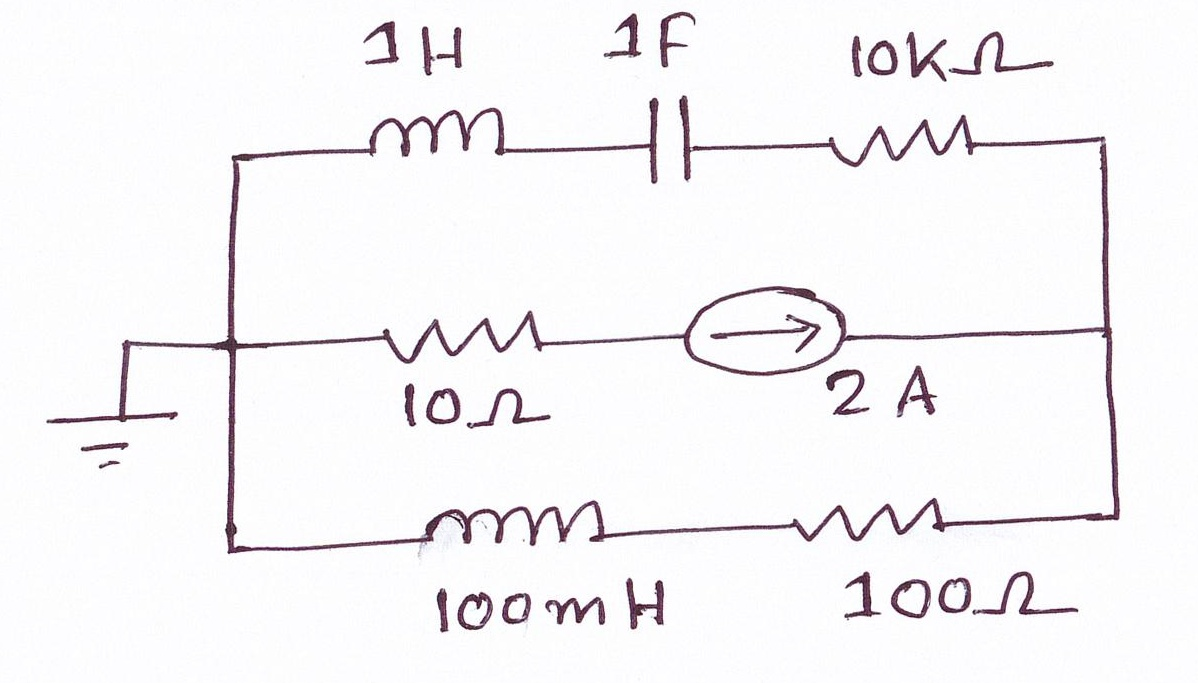
#> input picture data/inputs/cir1.jpg, 1198 x 683 px; its folder holds only this picture in this run
$ python -i scanify_folder.py   (imports and definitions only)
#> lines starting #> are read from the running program, lines starting #| are printed output that depends on the picture
#> further down, picture is the input picture: PIL image 1198x683 RGB; mean R, G, B 245.5, 243.9, 245.8
import os
from glob import glob
from PIL import Image, ImageFilter, ImageOps, ImageEnhance

IN_DIR  = "/root/autodl-tmp/final_result/src_img"
OUT_DIR = "/root/autodl-tmp/final_result/src_img_scanned"

# [1 line not run here, left out]

def scanify(im: Image.Image) -> Image.Image:
    # 1) 保留 RGB，不直接灰度化
    im = im.convert("RGB")

    # 2) 用灰度估计背景光照（只用于计算光照场）
    g = ImageOps.grayscale(im)
    bg = g.filter(ImageFilter.GaussianBlur(radius=25))
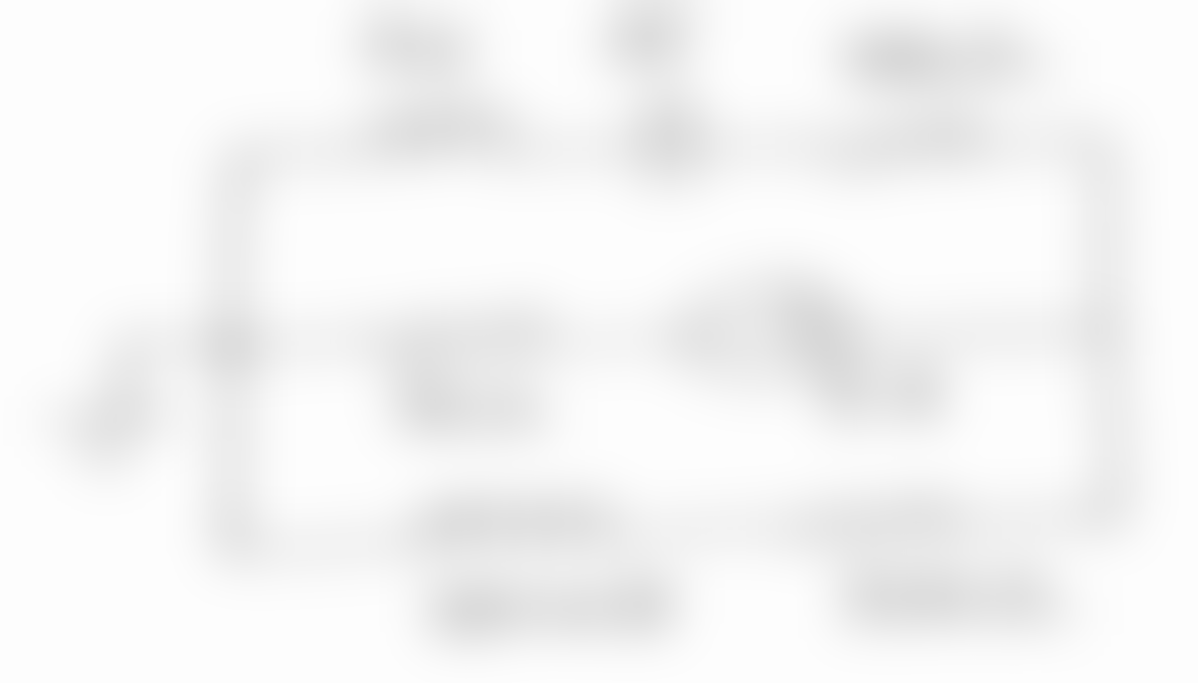
#> bg: PIL image 1198x683 L; min 216, max 253, mean 244.6

    # 3) 计算光照归一化因子：scale = 255 / bg
    g_px = g.load()
    bg_px = bg.load()
    w, h = g.size
#> w = 1198; h = 683

    # 4) 对 RGB 每个通道做同一个光照归一化（保留颜色比例）
    r, gch, b = im.split()
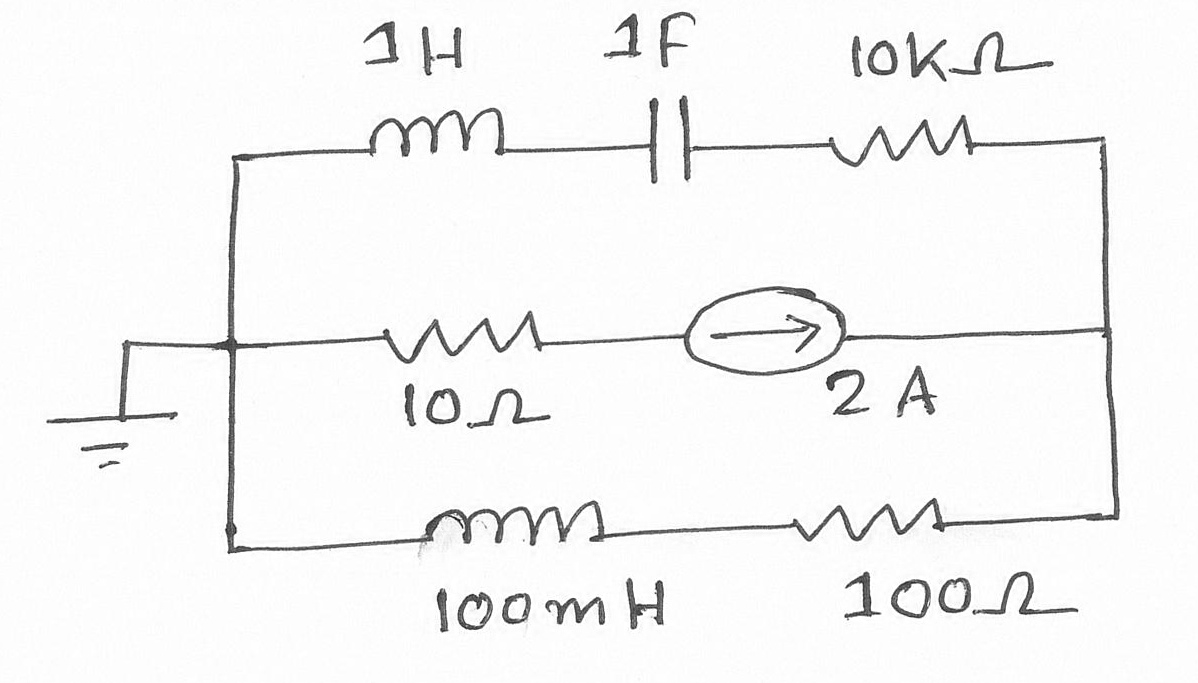
#> r: PIL image 1198x683 L; min 8, max 255, mean 245.5
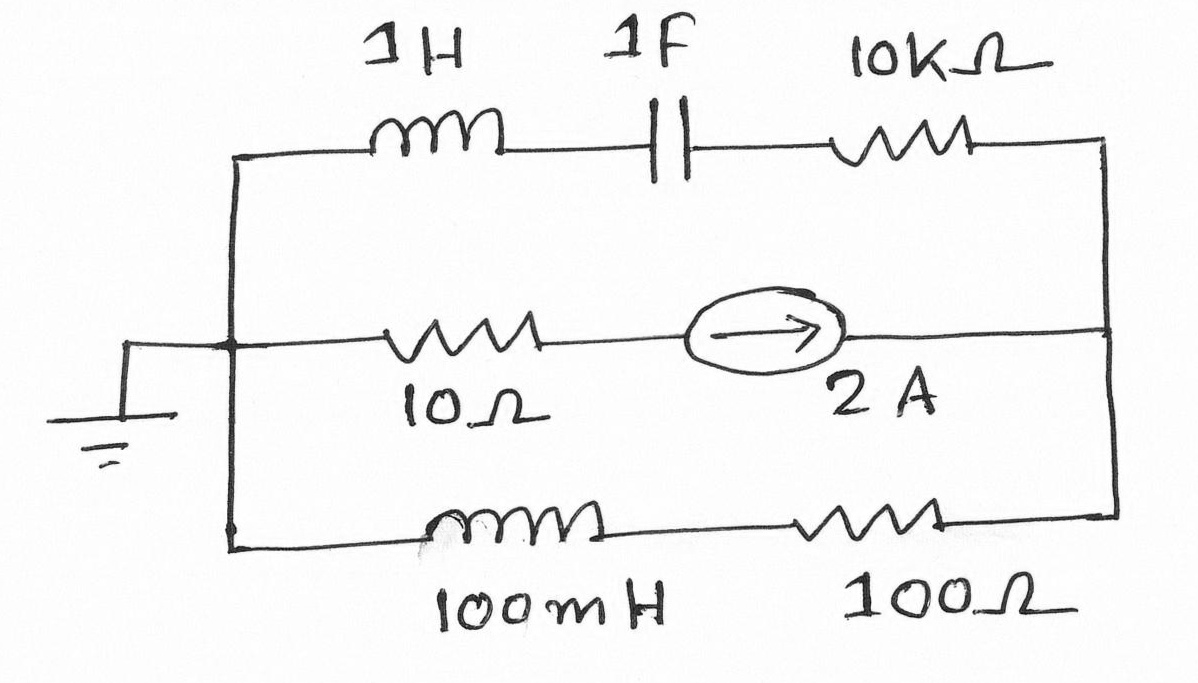
#> gch: PIL image 1198x683 L; min 0, max 255, mean 243.9
    rp, gp, bp = r.load(), gch.load(), b.load()

    out = Image.new("RGB", (w, h), (255, 255, 255))
#> out: PIL image 1198x683 RGB; every value is 255
    outp = out.load()

    for y in range(h):
        for x in range(w):
            bgl = bg_px[x, y]
            if bgl < 1:
                bgl = 1
            scale = 255.0 / float(bgl)

            rr = int(min(255, rp[x, y] * scale))
            gg = int(min(255, gp[x, y] * scale))
            bb = int(min(255, bp[x, y] * scale))
            outp[x, y] = (rr, gg, bb)

    # 5) 自动对比 + 轻微对比增强（别太狠）
    out = ImageOps.autocontrast(out, cutoff=1)
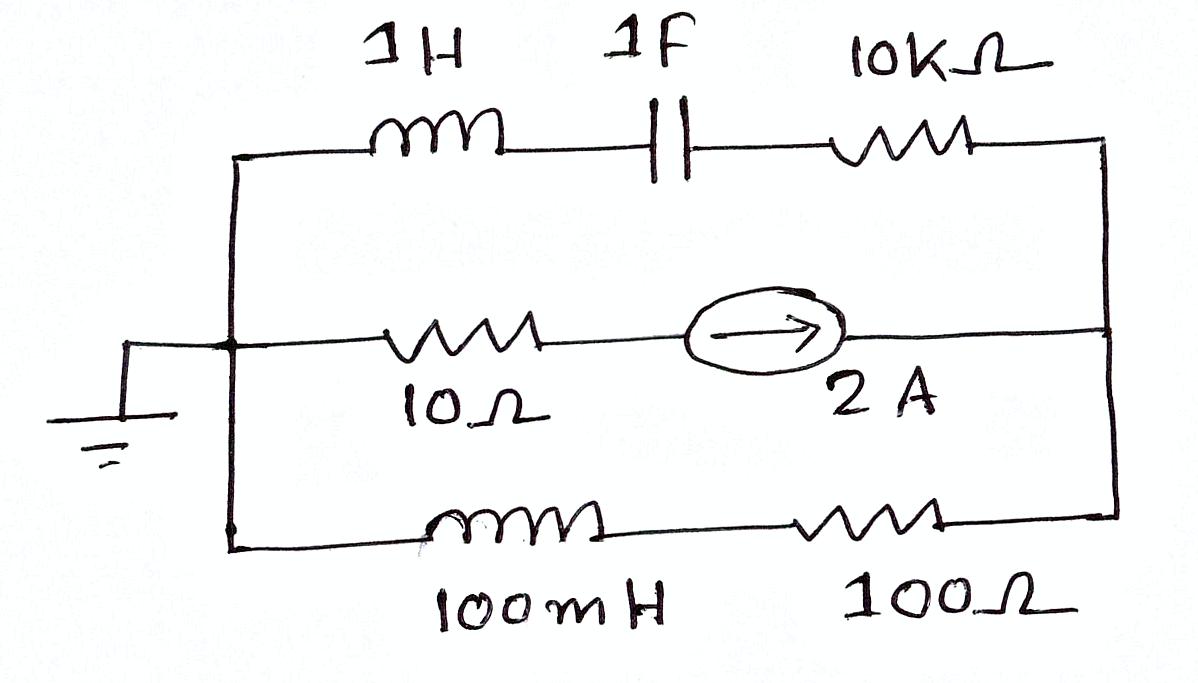
#> out: PIL image 1198x683 RGB; mean R, G, B 243.7, 244.3, 244.6
    out = ImageEnhance.Contrast(out).enhance(1.15)

    # 6) 轻微去饱和（模拟扫描件，但不要变成纯黑）
    out = ImageEnhance.Color(out).enhance(0.85)

    return out

imgs = []
# [2 lines not run here, left out]

imgs = sorted(imgs)
# [10 lines not run here, left out]

>>> from PIL import Image
>>> picture = Image.open('../data/inputs/cir1.jpg')
>>> result = scanify(picture)

$ run again, on data/inputs/cir2.jpg
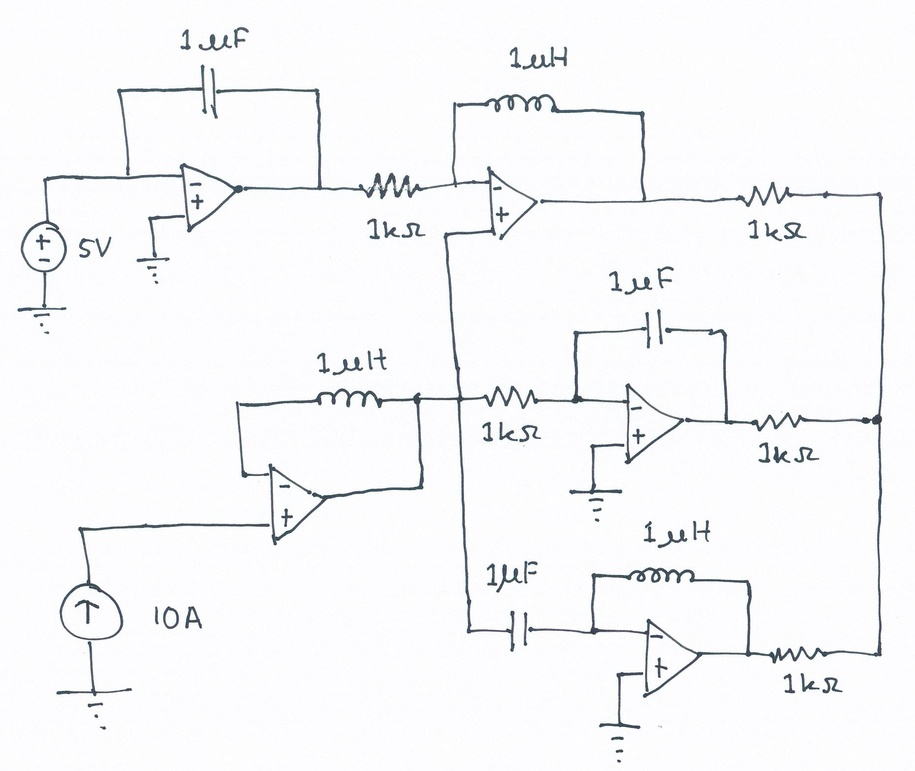
#> input picture data/inputs/cir2.jpg, 915 x 771 px, shrunk from 1852 x 1562 before the run
#> picture is the input picture: PIL image 915x771 RGB; mean R, G, B 246.6, 247, 248.7
#> in scanify, `bg = g.filter(ImageFilter.GaussianBlur(radius=25))`:
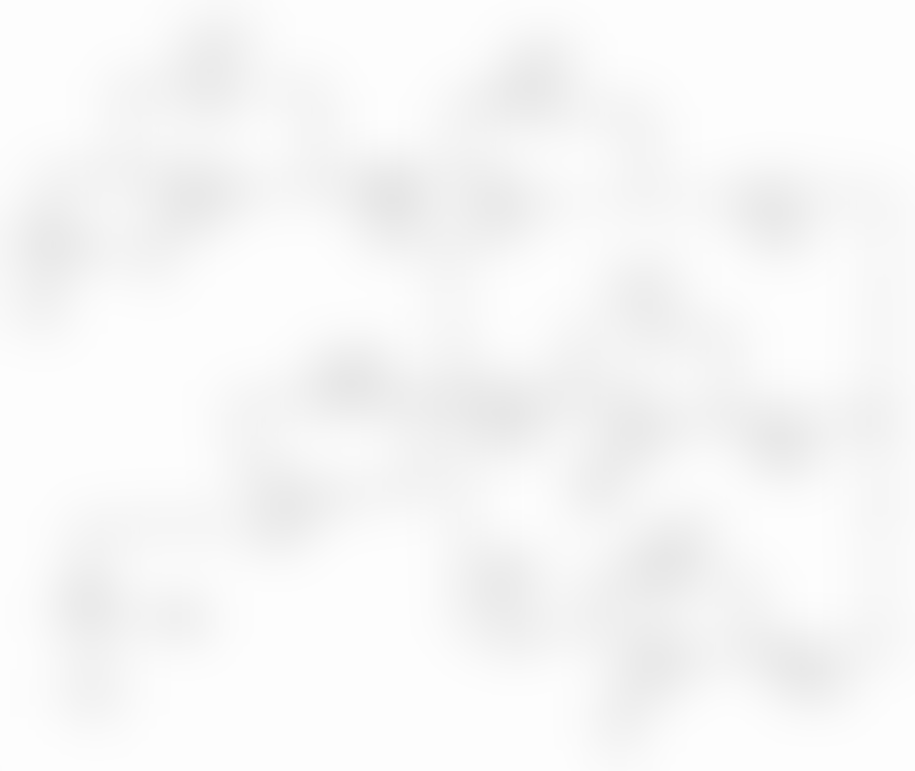
#> bg: PIL image 915x771 L; min 230, max 253, mean 247.1
#> in scanify, `out = ImageOps.autocontrast(out, cutoff=1)`:
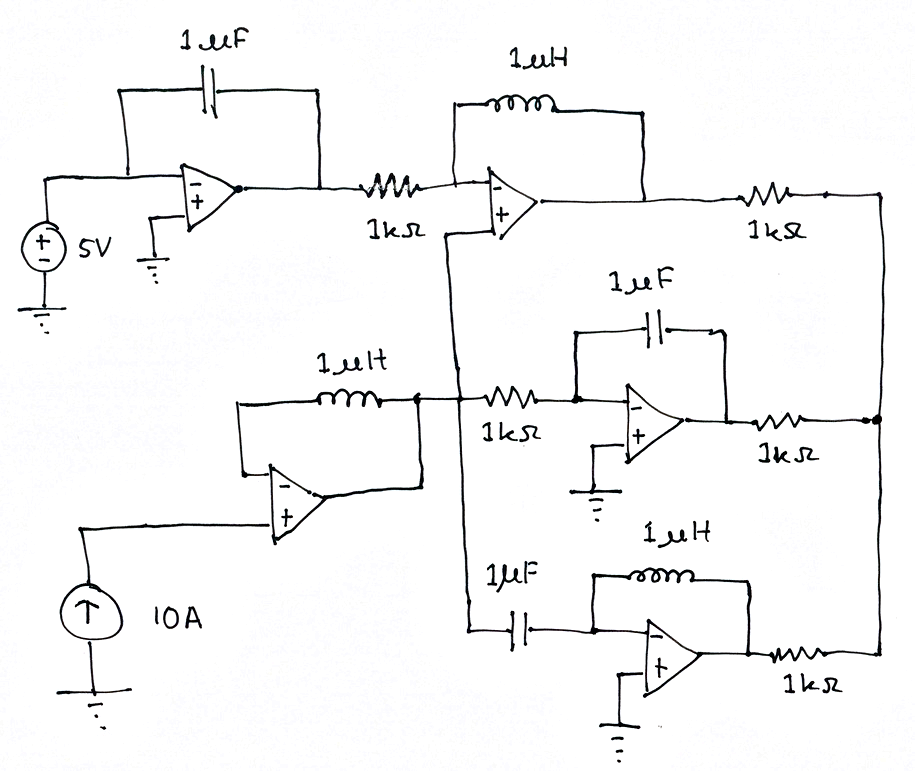
#> out: PIL image 915x771 RGB; mean R, G, B 246.7, 246.8, 247.1

$ run again, on data/inputs/cir4.jpg
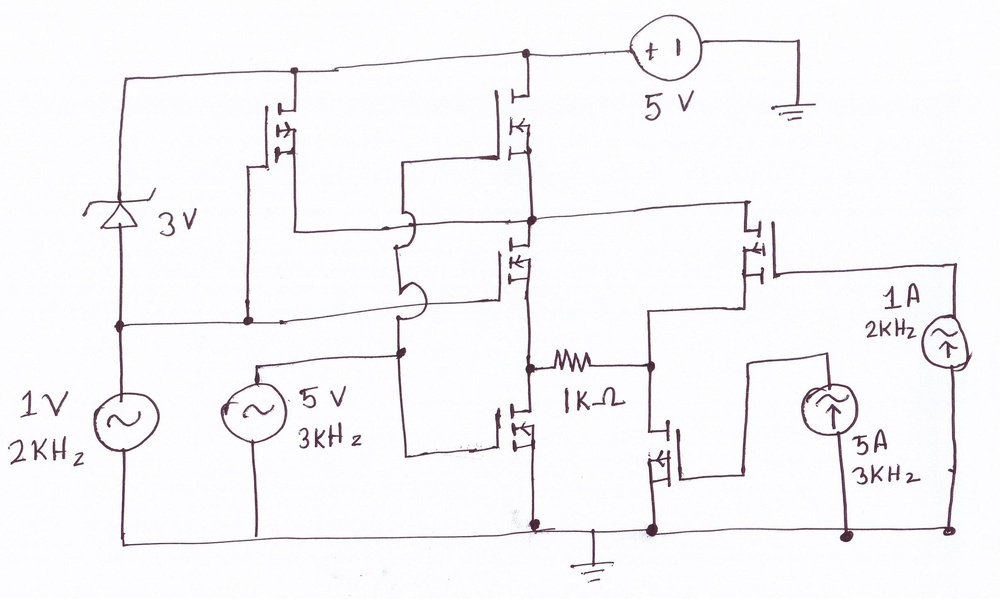
#> input picture data/inputs/cir4.jpg, 1000 x 599 px, shrunk from 2447 x 1465 before the run
#> picture is the input picture: PIL image 1000x599 RGB; mean R, G, B 246.6, 245.7, 247.7
#> in scanify, `bg = g.filter(ImageFilter.GaussianBlur(radius=25))`:
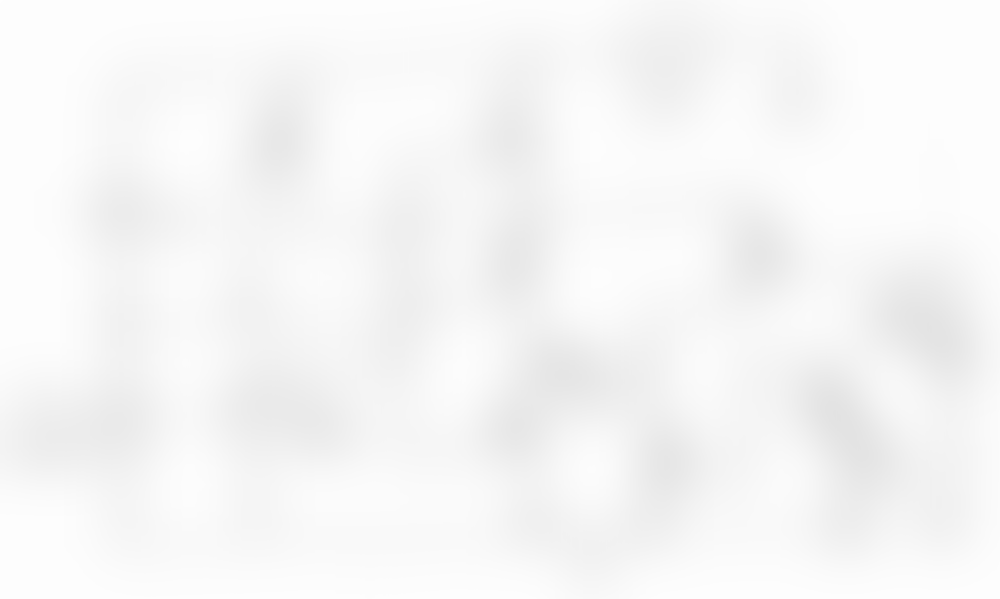
#> bg: PIL image 1000x599 L; min 226, max 254, mean 246.2
#> in scanify, `out = ImageOps.autocontrast(out, cutoff=1)`:
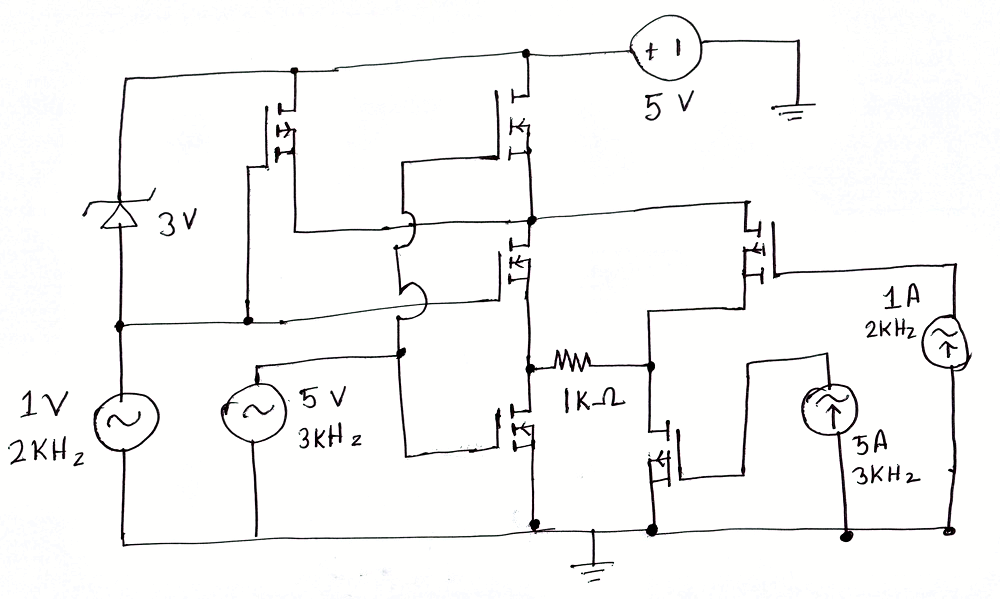
#> out: PIL image 1000x599 RGB; mean R, G, B 246.4, 246.2, 245.5
